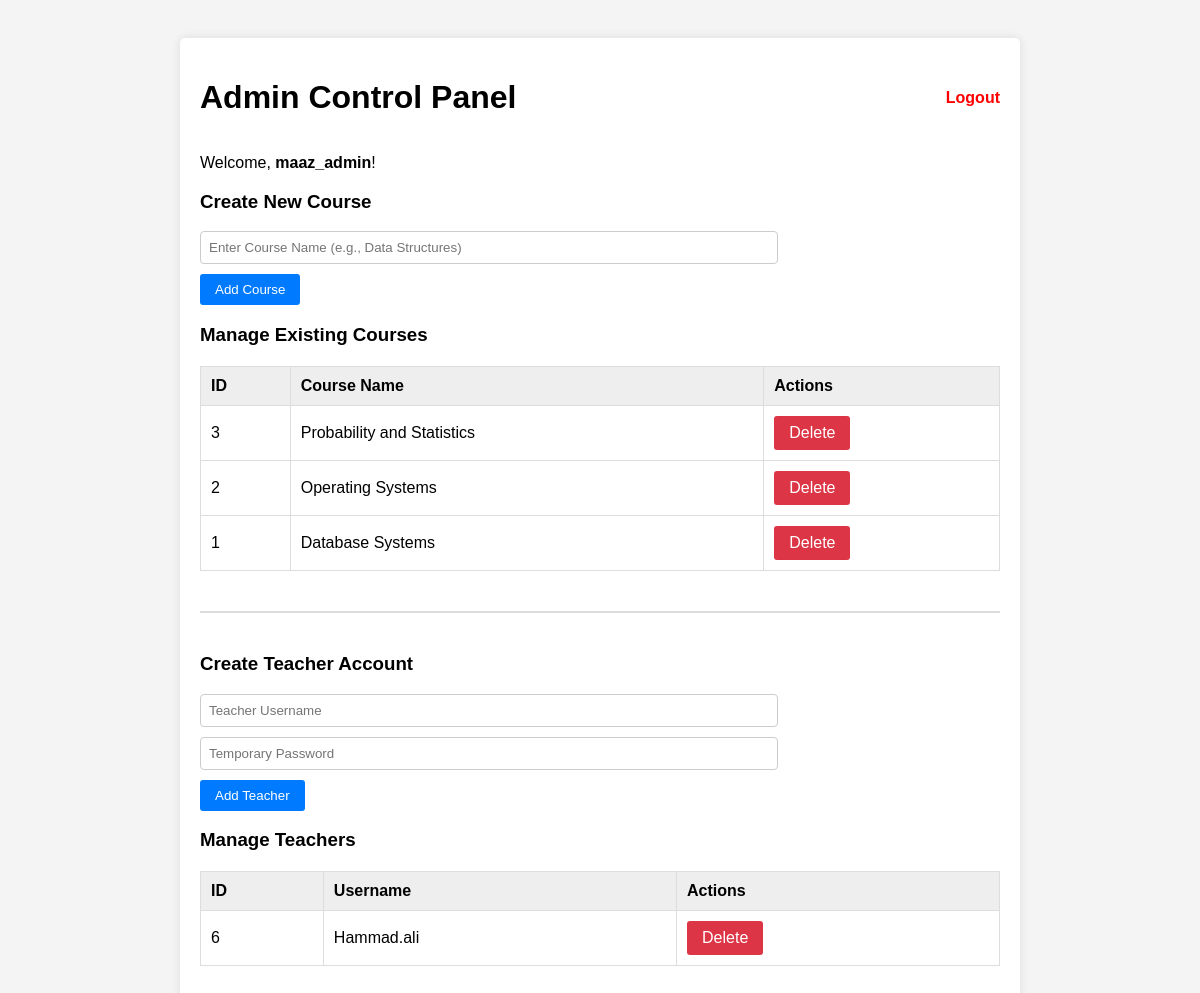
/Quizzer/public/admin_dashboard.php (signed in), run on the app's committed database.
### tables this page shows
CREATE TABLE `Course` (
  `id` int(11) NOT NULL,
  `coursename` varchar(50) DEFAULT NULL
);

CREATE TABLE `system_user` (
  `id` int(11) NOT NULL,
  `username` varchar(50) DEFAULT NULL,
  `password_hash` varchar(255) NOT NULL,
  `email` varchar(50) DEFAULT NULL,
  `created_at` timestamp NOT NULL DEFAULT current_timestamp(),
  `role` enum('admin','teacher','student') NOT NULL DEFAULT 'student'
);

### Quizzer/public/admin_dashboard.php (the view, shortened to what this page needs)
<?php
require_once __DIR__ . '/../config/db.php';
$courses = $pdo->query("SELECT * FROM Course ORDER BY id DESC")->fetchAll();
$teachers = $pdo->query("SELECT id, username FROM system_user WHERE role = 'teacher' ORDER BY id DESC")->fetchAll();
?>
<!DOCTYPE html>
<html>
<head>
</head>
<body>
<div class="container">
    <div class="header">
        <h1>Admin Control Panel</h1>
        <a href="logout.php" class="logout">Logout</a>
    </div>
    <p>Welcome, <strong><?php echo htmlspecialchars($_SESSION['username']); ?></strong>!</p>
    <h3>Create New Course</h3>
    <form method="POST" action="admin_dashboard.php">
        <div class="form-group">
            <input type="text" name="coursename" placeholder="Enter Course Name (e.g., Data Structures)" required>
            <button type="submit" name="add_course" class="btn">Add Course</button>
        </div>
    </form>
    <h3>Manage Existing Courses</h3>
    <table>
        <thead>
            <tr>
                <th>ID</th>
                <th>Course Name</th>
                <th>Actions</th>
            </tr>
        </thead>
        <tbody>
            <?php foreach ($courses as $course): ?>
            <tr>
                <td><?php echo $course['id']; ?></td>
                <td><?php echo htmlspecialchars($course['coursename']); ?></td>
                <td>
                    <a href="admin_dashboard.php?delete_id=<?php echo $course['id']; ?>" class="btn btn-danger" onclick="return confirm('Are you sure you want to delete this course? This will delete all associated questions!');">Delete</a>
                </td>
            </tr>
            <?php endforeach; ?>
        </tbody>
    </table>
    <div class="section-divider"></div>
    <h3>Create Teacher Account</h3>
    <form method="POST" action="admin_dashboard.php">
        <div class="form-group">
            <input type="text" name="t_username" placeholder="Teacher Username" required>
            <input type="password" name="t_password" placeholder="Temporary Password" required>
            <button type="submit" name="add_teacher" class="btn">Add Teacher</button>
        </div>
    </form>
    <h3>Manage Teachers</h3>
    <table>
        <thead>
            <tr>
                <th>ID</th>
                <th>Username</th>
                <th>Actions</th>
            </tr>
        </thead>
        <tbody>
            <?php if (count($teachers) > 0): ?>
                <?php foreach ($teachers as $teacher): ?>
                <tr>
                    <td><?php echo $teacher['id']; ?></td>
                    <td><?php echo htmlspecialchars($teacher['username']); ?></td>
                    <td>
                        <a href="admin_dashboard.php?delete_teacher_id=<?php echo $teacher['id']; ?>" class="btn btn-danger" onclick="return confirm('Are you sure you want to delete this teacher account?');">Delete</a>
                    </td>
                </tr>
                <?php endforeach; ?>
            <?php else: ?>
                <tr>
                    <td colspan="3" style="text-align: center; padding: 15px;">No teachers created yet.</td>
                </tr>
            <?php endif; ?>
        </tbody>
    </table>
</div>
</body>
</html>

### Quizzer/public/admin_dashboard.php (style rules this page uses)
body { font-family: Arial, sans-serif; background: #f4f4f4; padding: 30px; }
.container { background: #fff; padding: 20px; max-width: 800px; margin: auto; border-radius: 5px; box-shadow: 0 0 10px rgba(0,0,0,0.1); }
.header { display: flex; justify-content: space-between; align-items: center; }
.logout { color: red; text-decoration: none; font-weight: bold; }
.form-group { margin-bottom: 15px; }
input[type="text"], input[type="password"] { padding: 8px; width: 70%; border: 1px solid #ccc; border-radius: 4px; margin-bottom: 10px; display: block; }
.btn { padding: 8px 15px; background: #007bff; color: white; border: none; border-radius: 3px; cursor: pointer; text-decoration: none; display: inline-block; }
.btn-danger { background: #dc3545; }
table { width: 100%; border-collapse: collapse; margin-top: 20px; margin-bottom: 40px; }
th, td { padding: 10px; border: 1px solid #ddd; text-align: left; }
th { background: #eee; }
.section-divider { border-top: 2px solid #ddd; margin: 40px 0; }

### data on the page
course: id "3", coursename "Probability and Statistics"
course: id "2", coursename "Operating Systems"
course: id "1", coursename "Database Systems"
system_user: id "6", username "Hammad.ali"

### other printed values
$_SESSION['username'] "maaz_admin"
